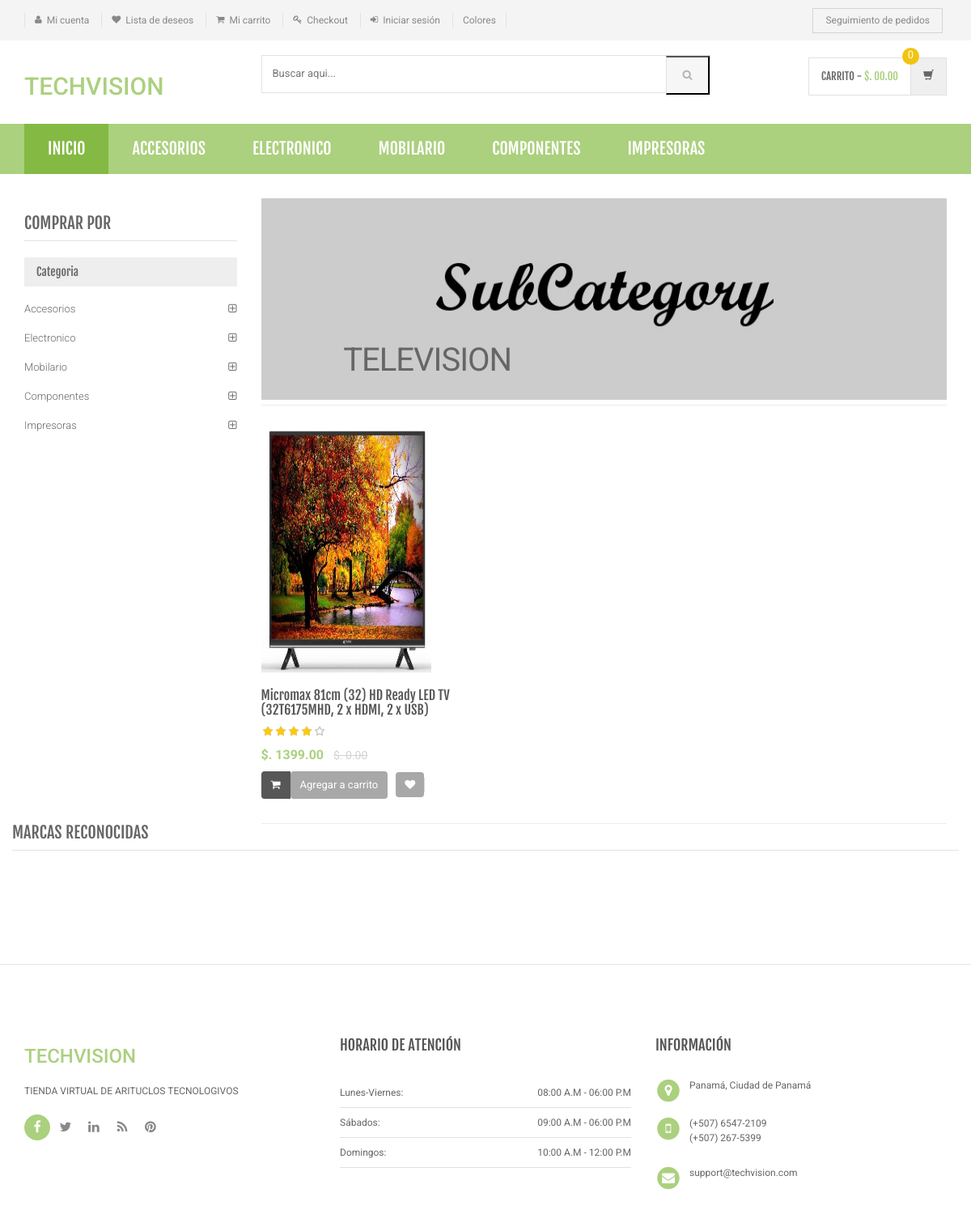
Page /sub-category1.php?scid=3 (signed in) on the earlier database version.
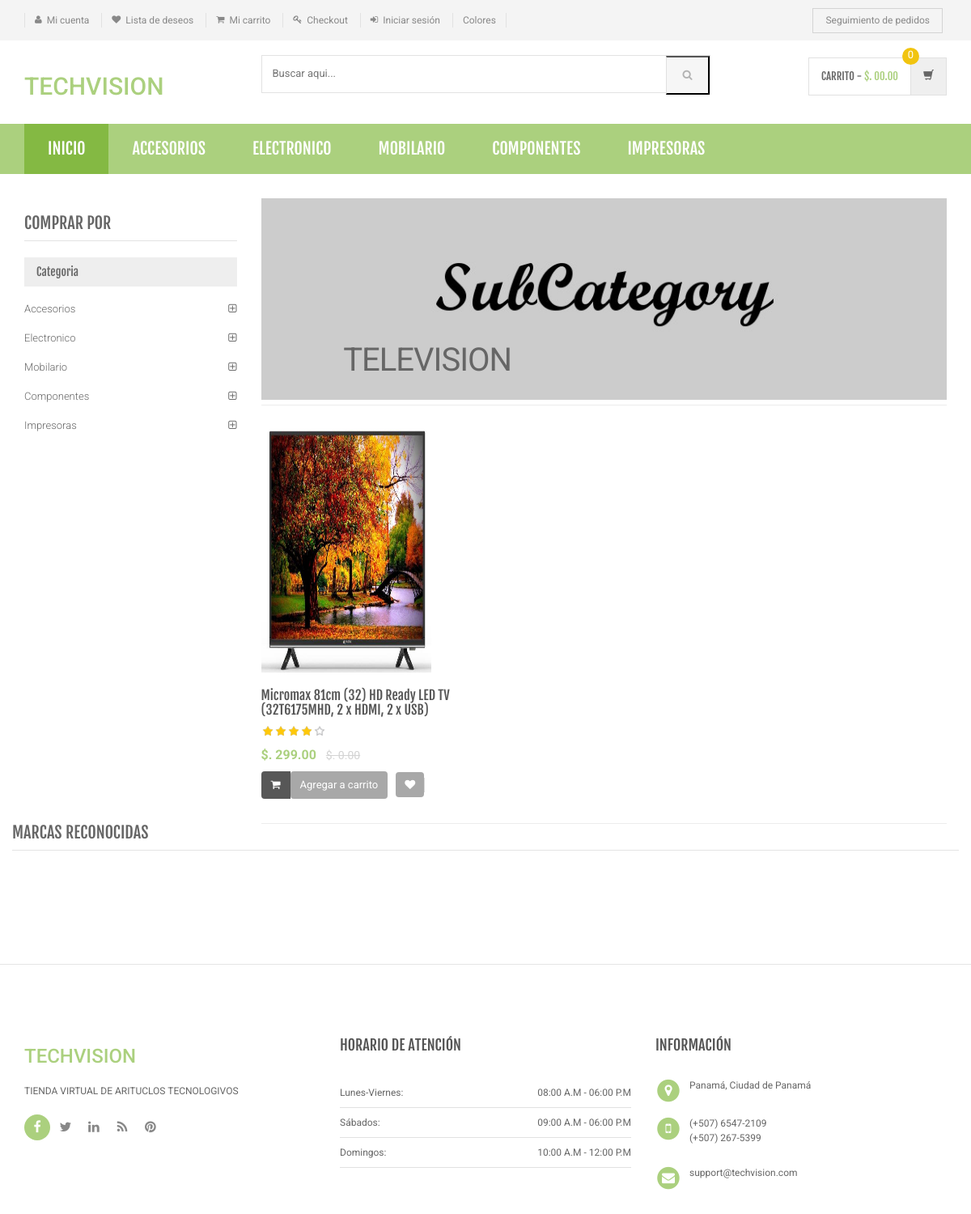
Same page on the later database version.
### tables this page shows
CREATE TABLE `products` (
  `id` int(11) NOT NULL AUTO_INCREMENT,
  `category` int(11) NOT NULL,
  `subCategory` int(11) DEFAULT NULL,
  `productName` varchar(255) DEFAULT NULL,
  `productCompany` varchar(255) DEFAULT NULL,
  `productPrice` decimal(10,2) DEFAULT NULL,
  `productPriceBeforeDiscount` decimal(10,2) DEFAULT NULL,
  `productDescription` longtext DEFAULT NULL,
  `productImage1` varchar(255) DEFAULT NULL,
  `productImage2` varchar(255) DEFAULT NULL,
  `productImage3` varchar(255) DEFAULT NULL,
  `shippingCharge` decimal(10,2) DEFAULT NULL,
  `productAvailability` varchar(255) DEFAULT NULL,
  `postingDate` timestamp NULL DEFAULT current_timestamp(),
  `updationDate` varchar(255) DEFAULT NULL,
  PRIMARY KEY (`id`)
);

### sub-category1.php (the view, shortened to what the changed rows need)
<?php
$cid=intval($_GET['scid']);
?>
<!DOCTYPE html>
<html lang="es">
	<head>
	    <link rel="stylesheet" href="assets/css/bootstrap.min.css">
	    <link rel="stylesheet" href="assets/css/main.css">
	    <link rel="stylesheet" href="assets/css/green.css">
	    <link rel="stylesheet" href="assets/css/owl.carousel.css">
		<link rel="stylesheet" href="assets/css/owl.transitions.css">
		<link href="assets/css/lightbox.css" rel="stylesheet">
		<link rel="stylesheet" href="assets/css/animate.min.css">
		<link rel="stylesheet" href="assets/css/rateit.css">
		<link rel="stylesheet" href="assets/css/bootstrap-select.min.css">
		<link rel="stylesheet" href="assets/css/config.css">
		<link href="assets/css/green.css" rel="alternate stylesheet" title="Green color">
		<link href="assets/css/blue.css" rel="alternate stylesheet" title="Blue color">
		<link href="assets/css/red.css" rel="alternate stylesheet" title="Red color">
		<link href="assets/css/orange.css" rel="alternate stylesheet" title="Orange color">
		<link href="assets/css/dark-green.css" rel="alternate stylesheet" title="Darkgreen color">
		<link rel="stylesheet" href="assets/css/font-awesome.min.css">
	</head>
    <body class="cnt-home">
<header class="header-style-1">
<?php include('includes/main-header.php');?>
</header>
<div class="body-content outer-top-xs">
	<div class='container'>
		<div class='row outer-bottom-sm'>
			<div class='col-md-9'>
				<div class="search-result-container">
					<div id="myTabContent" class="tab-content">
						<div class="tab-pane active " id="grid-container">
							<div class="category-product  inner-top-vs">
							<div class="row">
			<?php
$ret=mysql_query("select * from products where subCategory='$cid'");
    $num=mysql_num_rows($ret);
if($num>0)
{
while ($row=mysql_fetch_array($ret))
{?>
		<div class="col-sm-4 col-md-4 wow fadeInUp">
			<div class="products">
	<div class="product">
		<div class="product-image">
			<div class="image">
				<a href="product-details.php?pid=<?php echo htmlentities($row['id']);?>"><img  src="assets/images/blank.gif" data-echo="admin/productimages/<?php echo htmlentities($row['productName']);?>/<?php echo htmlentities($row['productImage1']);?>" alt="" width="210" height="300"></a>
			</div>
		</div>
		<div class="product-info text-left">
			<h3 class="name"><a href="product-details.php?pid=<?php echo htmlentities($row['id']);?>"><?php echo htmlentities($row['productName']);?></a></h3>
			<div class="rating rateit-small"></div>
			<div class="product-price">
				<span class="price">
					$. <?php echo htmlentities($row['productPrice']);?>			</span>
										     <span class="price-before-discount">$. <?php echo htmlentities($row['productPriceBeforeDiscount']);?></span>
			</div>
		</div>
					<div class="cart clearfix animate-effect">
				<div class="action">
					<ul class="list-unstyled">
						<li class="add-cart-button btn-group">
							<button class="btn btn-primary icon" data-toggle="dropdown" type="button">
								<i class="fa fa-shopping-cart"></i>
							</button>
							<a href="category.php?page=product&action=add&id=<?php echo $row['id']; ?>">
							<button class="btn btn-primary" type="button">Agregar a carrito</button></a>
						</li>
		                <li class="lnk wishlist">
							<a class="add-to-cart" href="category.php?pid=<?php echo htmlentities($row['id'])?>&&action=wishlist" title="Wishlist">
								 <i class="icon fa fa-heart"></i>
							</a>
						</li>
					</ul>
				</div>
			</div>
			</div>
			</div>
		</div>
	  <?php
	} } else{
?>
	<div class="col-sm-4 col-md-4 wow fadeInUp">
	<h3>No Products Found</h3>
	</div>
	<?php } ?>
										</div>
							</div>
						</div>
				</div>
			</div>
		</div>
</div>
</div>
</body>
</html>

Differences in the rows shown:
changed products "Micromax 81cm (32) HD Ready LED TV (32T6175MHD, 2 x HDMI, 2 x USB)": productPrice "1399.00" → "299.00"
